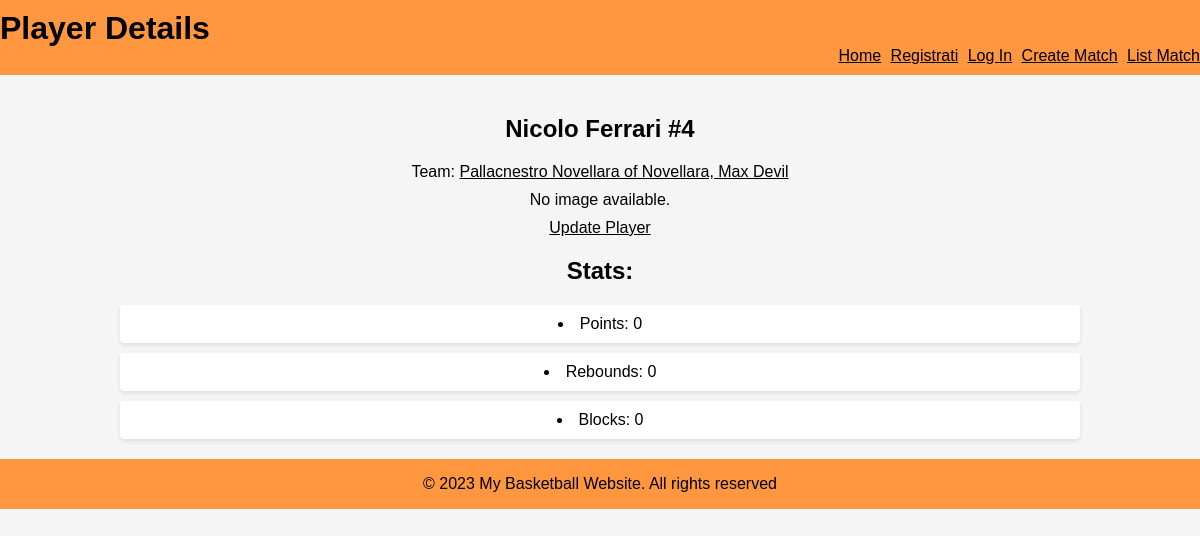
Page /players/46/ on the earlier database version.
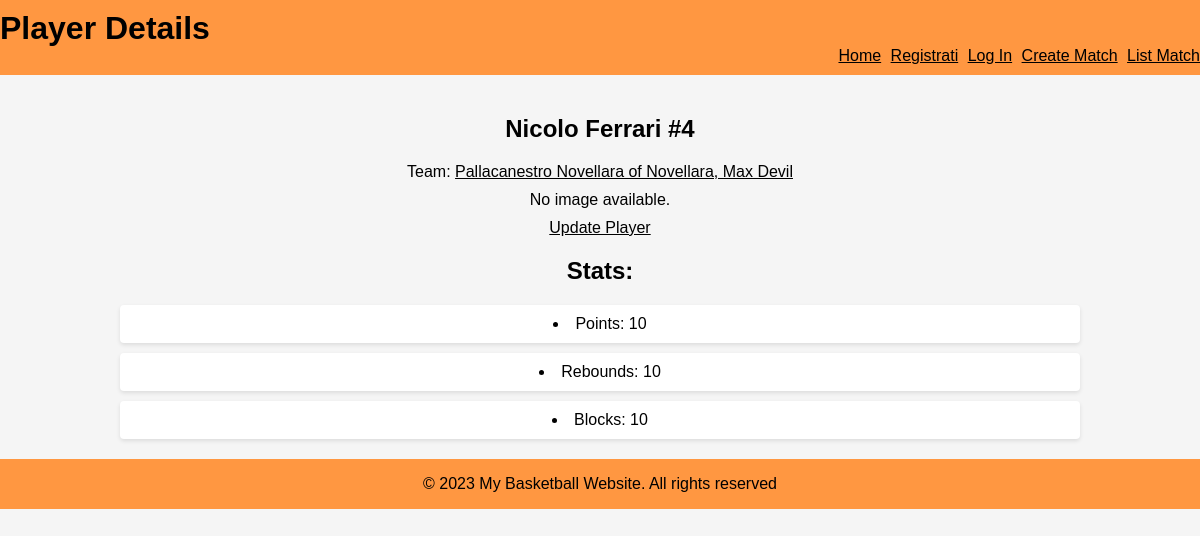
Same page on the later database version.
### main/models.py (models this page shows)
class Player(models.Model):
    name = models.CharField(max_length=15)
    last_name = models.CharField(max_length=15)
    birth_date = models.DateTimeField()
    number: int = models.IntegerField()
    team = models.ForeignKey(Team, on_delete=models.PROTECT, related_name='players')
    profile_img = models.ImageField(upload_to='player_images/', blank=True, null=True)
    def __str__(self):
        return self.name + ' ' + self.last_name + ' #' + str(self.number)

class Team(models.Model):
    name = models.CharField(max_length=30)
    city = models.CharField(max_length=20)
    main_sponsor: str = models.CharField(default=None, null=True, max_length=50)
    img = models.ImageField(upload_to='team_images/', blank=True, null=True)
    championships = models.ForeignKey(ChampionShip, on_delete=models.PROTECT, related_name='teams', null=True,
                                      blank=True)
    def __str__(self):
        return self.name + ' of ' + self.city + ', ' + self.main_sponsor

### main/views.py (the view)
# urls.py: path('players/<int:pk>/', DetailPlayerView.as_view(), name='player-detail'),
class DetailPlayerView(DetailView):
    model = Player
    template_name = 'detail_player.html'
    context_object_name = 'player'
    def get_context_data(self, **kwargs):
        ctx = super().get_context_data(**kwargs)
        points, rebounds, blocks = count_points(ctx['player'].pk)
        ctx['points'] = points
        ctx['rebounds'] = rebounds
        ctx['blocks'] = blocks
        return ctx

### main/views.py (called while the page is built)
def count_points(pk):
    player = get_object_or_404(Player, pk=pk)
    points = 0
    rebounds = 0
    blocks = 0
    for stat in player.stats.all():
        if stat.valid:
            points += stat.points
            blocks += stat.blocks
            rebounds += stat.rebounds
    return points, rebounds, blocks

### main/templates/detail_player.html (shortened to what this page needs)
{% extends 'base.html' %}
{% block header %}
    <h1>Player Details</h1>
{% endblock %}
{% block content %}
    <div class="player-detail">
        <h2>{{ player }}</h2>
        <p>Team: <a href={% url 'main:team-detail' player.team.id %}> {{ player.team }}</a></p>
        {% if player.profile_img %}
            <div class="image-container">
                <img src="{{ player.profile_img.url }}" alt="{{ player.name }} Image" class="player-image">
            </div>
        {% else %}
            <p>No image available.</p>
        {% endif %}
        {% block update %}
        <a href="{% url 'main:update-player' player.pk %}">Update Player</a>
        {% endblock %}
    <h2>Stats:</h2>
    <li>Points: {{ points }}</li>
    <li>Rebounds: {{ rebounds }}</li>
    <li>Blocks: {{ blocks }}</li>
    </div>
{% endblock %}

Differences in the rows shown:
changed through a linked row, Player "Nicolo Ferrari #4": team "Pallacnestro Novellara of Novellara, Max Devil" → "Pallacanestro Novellara of Novellara, Max Devil"
Other differences:
{{ points }}: "0" → "10"
{{ rebounds }}: "0" → "10"
{{ blocks }}: "0" → "10"
